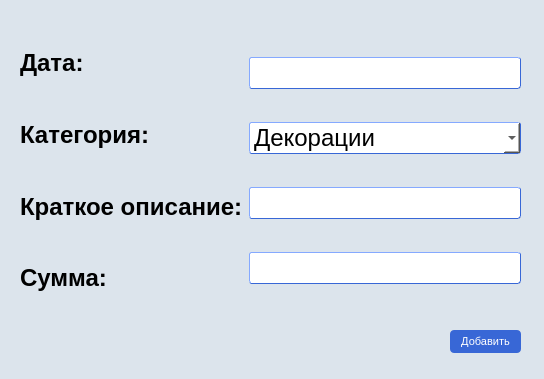
<?xml version="1.0" encoding="UTF-8"?>
<ui version="4.0">
 <class>MainWindow</class>
 <widget class="QMainWindow" name="MainWindow">
  <property name="geometry">
   <rect>
    <x>0</x>
    <y>0</y>
    <width>544</width>
    <height>379</height>
   </rect>
  </property>
  <property name="windowTitle">
   <string>MainWindow</string>
  </property>
  <property name="styleSheet">
   <string notr="true">background-color:rgb(220, 228, 236)</string>
  </property>
  <widget class="QWidget" name="centralwidget">
   <widget class="QWidget" name="horizontalLayoutWidget">
    <property name="geometry">
     <rect>
      <x>20</x>
      <y>30</y>
      <width>501</width>
      <height>281</height>
     </rect>
    </property>
    <layout class="QHBoxLayout" name="horizontalLayout">
     <item>
      <layout class="QVBoxLayout" name="verticalLayout">
       <item>
        <widget class="QLabel" name="label">
         <property name="font">
          <font>
           <family>Segoe UI</family>
           <pointsize>18</pointsize>
           <weight>75</weight>
           <bold>true</bold>
          </font>
         </property>
         <property name="text">
          <string>Дата:</string>
         </property>
        </widget>
       </item>
       <item>
        <widget class="QLabel" name="label_2">
         <property name="font">
          <font>
           <family>Segoe UI</family>
           <pointsize>18</pointsize>
           <weight>75</weight>
           <bold>true</bold>
          </font>
         </property>
         <property name="text">
          <string>Категория:</string>
         </property>
        </widget>
       </item>
       <item>
        <widget class="QLabel" name="label_3">
         <property name="font">
          <font>
           <family>Segoe UI</family>
           <pointsize>18</pointsize>
           <weight>75</weight>
           <bold>true</bold>
          </font>
         </property>
         <property name="text">
          <string>Краткое описание:</string>
         </property>
        </widget>
       </item>
       <item>
        <widget class="QLabel" name="label_4">
         <property name="font">
          <font>
           <family>Segoe UI</family>
           <pointsize>18</pointsize>
           <weight>75</weight>
           <bold>true</bold>
          </font>
         </property>
         <property name="text">
          <string>Сумма:</string>
         </property>
        </widget>
       </item>
      </layout>
     </item>
     <item>
      <layout class="QVBoxLayout" name="verticalLayout_2">
       <item>
        <widget class="QLineEdit" name="lineEdit">
         <property name="font">
          <font>
           <pointsize>18</pointsize>
          </font>
         </property>
         <property name="styleSheet">
          <string notr="true">background-color:white;
border-style: outset;
border-width: 1px;
border-color:#3867d6;
border-radius: 3px;</string>
         </property>
        </widget>
       </item>
       <item>
        <widget class="QComboBox" name="comboBox">
         <property name="font">
          <font>
           <pointsize>18</pointsize>
          </font>
         </property>
         <property name="styleSheet">
          <string notr="true">QComboBox {
	background-color:white;
	border-style: outset;
	border-width: 1px;
	border-color:#3867d6;
	border-radius: 3px;
	transition: 0.8;
}

QComboBox::item{
	background-color:white;
	transition: 0.8;
}
QComboBox:editable {
    background-color: white;
}

QComboBox:!editable:on, QComboBox::drop-down:editable:on {
    background: qlineargradient(x1: 0, y1: 0, x2: 0, y2: 1,
                                stop: 0 #D3D3D3, stop: 0.4 #D8D8D8,
                                stop: 0.5 #DDDDDD, stop: 1.0 #E1E1E1);
}

QComboBox:on { /* shift the text when the popup opens */
    padding-top: 3px;
    padding-left: 4px;
}</string>
         </property>
         <item>
          <property name="text">
           <string>Декорации</string>
          </property>
         </item>
         <item>
          <property name="text">
           <string>Костюмы и грим</string>
          </property>
         </item>
         <item>
          <property name="text">
           <string>Инвентарь</string>
          </property>
         </item>
         <item>
          <property name="text">
           <string>Прочее</string>
          </property>
         </item>
        </widget>
       </item>
       <item>
        <widget class="QLineEdit" name="lineEdit_dis">
         <property name="font">
          <font>
           <pointsize>18</pointsize>
          </font>
         </property>
         <property name="styleSheet">
          <string notr="true">background-color:white;
border-style: outset;
border-width: 1px;
border-color:#3867d6;
border-radius: 3px;</string>
         </property>
        </widget>
       </item>
       <item>
        <widget class="QLineEdit" name="lineEdit_price">
         <property name="font">
          <font>
           <pointsize>18</pointsize>
          </font>
         </property>
         <property name="styleSheet">
          <string notr="true">background-color:white;
border-style: outset;
border-width: 1px;
border-color:#3867d6;
border-radius: 3px;</string>
         </property>
        </widget>
       </item>
      </layout>
     </item>
    </layout>
   </widget>
   <widget class="QPushButton" name="pushButton_add">
    <property name="geometry">
     <rect>
      <x>450</x>
      <y>330</y>
      <width>71</width>
      <height>23</height>
     </rect>
    </property>
    <property name="styleSheet">
     <string notr="true">QPushButton
{
   background-color:rgb(56, 103, 214);
   border-radius: 4px;
  color: white;
  text-align: center;
  text-decoration: none;
  display: inline-block;
  font-size: 11px;
}
  QPushButton:hover
{
  background-color:#4b7bec;
  mouse:pointer;
}
QPushButton:pressed {
    background-color: rgb(50, 91, 189);
	border-width: 2px;
    border-style: rgba(0, 0, 0, 0.4);
}
QPushButton:disabled{
	background-color:rgba(56, 103, 214, 0.6);
    border-style: inset;
}</string>
    </property>
    <property name="text">
     <string>Добавить</string>
    </property>
   </widget>
  </widget>
  <widget class="QStatusBar" name="statusbar"/>
 </widget>
 <resources/>
 <connections/>
</ui>
